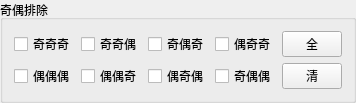
        <widget class="QGroupBox" name="groupBox_14">
         <property name="title">
          <string>奇偶排除</string>
         </property>
         <layout class="QVBoxLayout" name="verticalLayout_35">
          <item>
           <layout class="QVBoxLayout" name="verticalLayout_36">
            <item>
             <layout class="QHBoxLayout" name="horizontalLayout_39">
              <item>
               <widget class="QCheckBox" name="checkBox_206">
                <property name="text">
                 <string>奇奇奇</string>
                </property>
               </widget>
              </item>
              <item>
               <widget class="QCheckBox" name="checkBox_207">
                <property name="text">
                 <string>奇奇偶</string>
                </property>
               </widget>
              </item>
              <item>
               <widget class="QCheckBox" name="checkBox_208">
                <property name="text">
                 <string>奇偶奇</string>
                </property>
               </widget>
              </item>
              <item>
               <widget class="QCheckBox" name="checkBox_209">
                <property name="text">
                 <string>偶奇奇</string>
                </property>
               </widget>
              </item>
              <item>
               <widget class="QPushButton" name="pushButton_34">
                <property name="minimumSize">
                 <size>
                  <width>30</width>
                  <height>0</height>
                 </size>
                </property>
                <property name="maximumSize">
                 <size>
                  <width>60</width>
                  <height>16777215</height>
                 </size>
                </property>
                <property name="text">
                 <string>全</string>
                </property>
               </widget>
              </item>
             </layout>
            </item>
            <item>
             <layout class="QHBoxLayout" name="horizontalLayout_40">
              <item>
               <widget class="QCheckBox" name="checkBox_211">
                <property name="text">
                 <string>偶偶偶</string>
                </property>
               </widget>
              </item>
              <item>
               <widget class="QCheckBox" name="checkBox_212">
                <property name="text">
                 <string>偶偶奇</string>
                </property>
               </widget>
              </item>
              <item>
               <widget class="QCheckBox" name="checkBox_213">
                <property name="text">
                 <string>偶奇偶</string>
                </property>
               </widget>
              </item>
              <item>
               <widget class="QCheckBox" name="checkBox_214">
                <property name="text">
                 <string>奇偶偶</string>
                </property>
               </widget>
              </item>
              <item>
               <widget class="QPushButton" name="pushButton_35">
                <property name="minimumSize">
                 <size>
                  <width>30</width>
                  <height>0</height>
                 </size>
                </property>
                <property name="maximumSize">
                 <size>
                  <width>60</width>
                  <height>16777215</height>
                 </size>
                </property>
                <property name="text">
                 <string>清</string>
                </property>
               </widget>
              </item>
             </layout>
            </item>
           </layout>
          </item>
         </layout>
        </widget>
